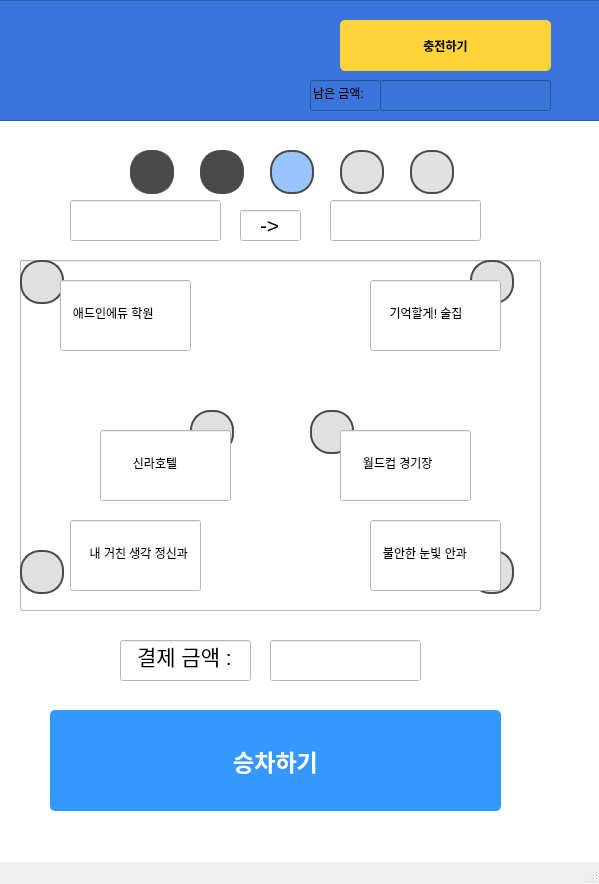
<?xml version="1.0" encoding="UTF-8"?>
<ui version="4.0">
 <class>MainWindow</class>
 <widget class="QMainWindow" name="MainWindow">
  <property name="geometry">
   <rect>
    <x>0</x>
    <y>0</y>
    <width>599</width>
    <height>884</height>
   </rect>
  </property>
  <property name="windowTitle">
   <string>MainWindow</string>
  </property>
  <widget class="QWidget" name="centralwidget">
   <property name="styleSheet">
    <string notr="true">background-color: white;
</string>
   </property>
   <widget class="QWidget" name="verticalLayoutWidget">
    <property name="geometry">
     <rect>
      <x>-10</x>
      <y>0</y>
      <width>621</width>
      <height>121</height>
     </rect>
    </property>
    <layout class="QVBoxLayout" name="verticalLayout">
     <item>
      <widget class="QFrame" name="frame">
       <property name="styleSheet">
        <string notr="true">background-color: #3A75DB
</string>
       </property>
       <property name="frameShape">
        <enum>QFrame::StyledPanel</enum>
       </property>
       <property name="frameShadow">
        <enum>QFrame::Raised</enum>
       </property>
       <widget class="QToolButton" name="ChargeBtn">
        <property name="geometry">
         <rect>
          <x>350</x>
          <y>20</y>
          <width>211</width>
          <height>51</height>
         </rect>
        </property>
        <property name="styleSheet">
         <string notr="true">background-color: #FFD43B;
color: black;
font-weight: bold;
border-radius: 5px;
padding: 5px 10px;
</string>
        </property>
        <property name="text">
         <string>충전하기</string>
        </property>
       </widget>
       <widget class="QLineEdit" name="Logo">
        <property name="geometry">
         <rect>
          <x>30</x>
          <y>20</y>
          <width>81</width>
          <height>71</height>
         </rect>
        </property>
        <property name="styleSheet">
         <string notr="true">QLineEdit {
    background-image: url(/home/lim/dev_ws/addintexi/UserGUI/data/icon/logo.png);
    background-repeat: no-repeat;
    background-position: center;
    background-size: cover; 
    border: none;
    padding: 0px;
}
</string>
        </property>
       </widget>
       <widget class="QLineEdit" name="Textbox">
        <property name="geometry">
         <rect>
          <x>320</x>
          <y>80</y>
          <width>71</width>
          <height>31</height>
         </rect>
        </property>
        <property name="text">
         <string>남은 금액:</string>
        </property>
       </widget>
       <widget class="QLineEdit" name="LeftMoney">
        <property name="geometry">
         <rect>
          <x>390</x>
          <y>80</y>
          <width>171</width>
          <height>31</height>
         </rect>
        </property>
        <property name="readOnly">
         <bool>true</bool>
        </property>
       </widget>
      </widget>
     </item>
    </layout>
   </widget>
   <widget class="QLineEdit" name="Prograss1">
    <property name="geometry">
     <rect>
      <x>130</x>
      <y>150</y>
      <width>44</width>
      <height>44</height>
     </rect>
    </property>
    <property name="styleSheet">
     <string notr="true">QLineEdit {
    background-color: #4A4A4A; /* 배경색 - 회색 */
    color: #000000;           /* 텍스트 색상 - 검정 */
    border: 2px solid #4A4A4A; /* 테두리 - 회색 */
    border-radius: 20px;       /* 반지름을 크기에 맞춰 조정 */
    min-width: 40px;           /* 최소 너비 (원 크기) */
    min-height: 40px;          /* 최소 높이 (원 크기) */
    max-width: 40px;
    max-height: 40px;
    padding: 0px;
    text-align: center;
}</string>
    </property>
   </widget>
   <widget class="QLineEdit" name="Prograss2">
    <property name="geometry">
     <rect>
      <x>200</x>
      <y>150</y>
      <width>44</width>
      <height>44</height>
     </rect>
    </property>
    <property name="styleSheet">
     <string notr="true">QLineEdit {
    background-color: #4A4A4A; /* 배경색 - 회색 */
    color: #000000;           /* 텍스트 색상 - 검정 */
    border: 2px solid #4A4A4A; /* 테두리 - 회색 */
    border-radius: 20px;       /* 반지름을 크기에 맞춰 조정 */
    min-width: 40px;           /* 최소 너비 (원 크기) */
    min-height: 40px;          /* 최소 높이 (원 크기) */
    max-width: 40px;
    max-height: 40px;
    padding: 0px;
    text-align: center;
}</string>
    </property>
   </widget>
   <widget class="QLineEdit" name="Prograss3">
    <property name="geometry">
     <rect>
      <x>270</x>
      <y>150</y>
      <width>44</width>
      <height>44</height>
     </rect>
    </property>
    <property name="styleSheet">
     <string notr="true">QLineEdit {
    background-color: #98C5FC;  /* 파란색 */
    color: #000000;
    border: 2px solid #4A4A4A; /* 테두리 - 회색 */
    border-radius: 20px;       /* 반지름을 크기에 맞춰 조정 */
    min-width: 40px;           /* 최소 너비 (원 크기) */
    min-height: 40px;          /* 최소 높이 (원 크기) */
    max-width: 40px;
    max-height: 40px;
    padding: 0px;
    text-align: center;
}</string>
    </property>
   </widget>
   <widget class="QLineEdit" name="Prograss4">
    <property name="geometry">
     <rect>
      <x>340</x>
      <y>150</y>
      <width>44</width>
      <height>44</height>
     </rect>
    </property>
    <property name="styleSheet">
     <string notr="true">QLineEdit {
    background-color: #E0E0E0; /* 배경색 - 회색 */
    color: #000000;           /* 텍스트 색상 - 검정 */
    border: 2px solid #4A4A4A; /* 테두리 - 회색 */
    border-radius: 20px;       /* 반지름을 크기에 맞춰 조정 */
    min-width: 40px;           /* 최소 너비 (원 크기) */
    min-height: 40px;          /* 최소 높이 (원 크기) */
    max-width: 40px;
    max-height: 40px;
    padding: 0px;
    text-align: center;
}</string>
    </property>
   </widget>
   <widget class="QLineEdit" name="Prograss5">
    <property name="geometry">
     <rect>
      <x>410</x>
      <y>150</y>
      <width>44</width>
      <height>44</height>
     </rect>
    </property>
    <property name="styleSheet">
     <string notr="true">QLineEdit {
    background-color: #E0E0E0; /* 배경색 - 회색 */
    color: #000000;           /* 텍스트 색상 - 검정 */
    border: 2px solid #4A4A4A; /* 테두리 - 회색 */
    border-radius: 20px;       /* 반지름을 크기에 맞춰 조정 */
    min-width: 40px;           /* 최소 너비 (원 크기) */
    min-height: 40px;          /* 최소 높이 (원 크기) */
    max-width: 40px;
    max-height: 40px;
    padding: 0px;
    text-align: center;
}</string>
    </property>
   </widget>
   <widget class="QLineEdit" name="Map">
    <property name="geometry">
     <rect>
      <x>20</x>
      <y>260</y>
      <width>521</width>
      <height>351</height>
     </rect>
    </property>
   </widget>
   <widget class="QLineEdit" name="UpTextbox">
    <property name="geometry">
     <rect>
      <x>240</x>
      <y>210</y>
      <width>61</width>
      <height>31</height>
     </rect>
    </property>
    <property name="font">
     <font>
      <pointsize>16</pointsize>
     </font>
    </property>
    <property name="text">
     <string>-&gt;</string>
    </property>
    <property name="alignment">
     <set>Qt::AlignCenter</set>
    </property>
   </widget>
   <widget class="QLineEdit" name="Pinky">
    <property name="geometry">
     <rect>
      <x>20</x>
      <y>260</y>
      <width>521</width>
      <height>351</height>
     </rect>
    </property>
   </widget>
   <widget class="QLineEdit" name="Icon1">
    <property name="geometry">
     <rect>
      <x>20</x>
      <y>260</y>
      <width>44</width>
      <height>44</height>
     </rect>
    </property>
    <property name="styleSheet">
     <string notr="true">QLineEdit {
    background-color: #E0E0E0; /* 배경색 - 회색 */
    color: #000000;           /* 텍스트 색상 - 검정 */
    border: 2px solid #4A4A4A; /* 테두리 - 회색 */
    border-radius: 20px;       /* 반지름을 크기에 맞춰 조정 */
    min-width: 40px;           /* 최소 너비 (원 크기) */
    min-height: 40px;          /* 최소 높이 (원 크기) */
    max-width: 40px;
    max-height: 40px;
    padding: 0px;
    text-align: center;
}</string>
    </property>
   </widget>
   <widget class="QLineEdit" name="Icon2">
    <property name="geometry">
     <rect>
      <x>470</x>
      <y>260</y>
      <width>44</width>
      <height>44</height>
     </rect>
    </property>
    <property name="styleSheet">
     <string notr="true">QLineEdit {
    background-color: #E0E0E0; /* 배경색 - 회색 */
    color: #000000;           /* 텍스트 색상 - 검정 */
    border: 2px solid #4A4A4A; /* 테두리 - 회색 */
    border-radius: 20px;       /* 반지름을 크기에 맞춰 조정 */
    min-width: 40px;           /* 최소 너비 (원 크기) */
    min-height: 40px;          /* 최소 높이 (원 크기) */
    max-width: 40px;
    max-height: 40px;
    padding: 0px;
    text-align: center;
}</string>
    </property>
   </widget>
   <widget class="QLineEdit" name="Icon4">
    <property name="geometry">
     <rect>
      <x>470</x>
      <y>550</y>
      <width>44</width>
      <height>44</height>
     </rect>
    </property>
    <property name="styleSheet">
     <string notr="true">QLineEdit {
    background-color: #E0E0E0; /* 배경색 - 회색 */
    color: #000000;           /* 텍스트 색상 - 검정 */
    border: 2px solid #4A4A4A; /* 테두리 - 회색 */
    border-radius: 20px;       /* 반지름을 크기에 맞춰 조정 */
    min-width: 40px;           /* 최소 너비 (원 크기) */
    min-height: 40px;          /* 최소 높이 (원 크기) */
    max-width: 40px;
    max-height: 40px;
    padding: 0px;
    text-align: center;
}</string>
    </property>
   </widget>
   <widget class="QLineEdit" name="Icon3">
    <property name="geometry">
     <rect>
      <x>20</x>
      <y>550</y>
      <width>44</width>
      <height>44</height>
     </rect>
    </property>
    <property name="styleSheet">
     <string notr="true">QLineEdit {
    background-color: #E0E0E0; /* 배경색 - 회색 */
    color: #000000;           /* 텍스트 색상 - 검정 */
    border: 2px solid #4A4A4A; /* 테두리 - 회색 */
    border-radius: 20px;       /* 반지름을 크기에 맞춰 조정 */
    min-width: 40px;           /* 최소 너비 (원 크기) */
    min-height: 40px;          /* 최소 높이 (원 크기) */
    max-width: 40px;
    max-height: 40px;
    padding: 0px;
    text-align: center;
}</string>
    </property>
   </widget>
   <widget class="QLineEdit" name="Icon5">
    <property name="geometry">
     <rect>
      <x>190</x>
      <y>410</y>
      <width>44</width>
      <height>44</height>
     </rect>
    </property>
    <property name="styleSheet">
     <string notr="true">QLineEdit {
    background-color: #E0E0E0; /* 배경색 - 회색 */
    color: #000000;           /* 텍스트 색상 - 검정 */
    border: 2px solid #4A4A4A; /* 테두리 - 회색 */
    border-radius: 20px;       /* 반지름을 크기에 맞춰 조정 */
    min-width: 40px;           /* 최소 너비 (원 크기) */
    min-height: 40px;          /* 최소 높이 (원 크기) */
    max-width: 40px;
    max-height: 40px;
    padding: 0px;
    text-align: center;
}</string>
    </property>
   </widget>
   <widget class="QLineEdit" name="Icon6">
    <property name="geometry">
     <rect>
      <x>310</x>
      <y>410</y>
      <width>44</width>
      <height>44</height>
     </rect>
    </property>
    <property name="styleSheet">
     <string notr="true">QLineEdit {
    background-color: #E0E0E0; /* 배경색 - 회색 */
    color: #000000;           /* 텍스트 색상 - 검정 */
    border: 2px solid #4A4A4A; /* 테두리 - 회색 */
    border-radius: 20px;       /* 반지름을 크기에 맞춰 조정 */
    min-width: 40px;           /* 최소 너비 (원 크기) */
    min-height: 40px;          /* 최소 높이 (원 크기) */
    max-width: 40px;
    max-height: 40px;
    padding: 0px;
    text-align: center;
}</string>
    </property>
   </widget>
   <widget class="QLineEdit" name="Info1">
    <property name="geometry">
     <rect>
      <x>60</x>
      <y>280</y>
      <width>131</width>
      <height>71</height>
     </rect>
    </property>
    <property name="text">
     <string>   애드인에듀 학원</string>
    </property>
   </widget>
   <widget class="QLineEdit" name="Info2">
    <property name="geometry">
     <rect>
      <x>370</x>
      <y>280</y>
      <width>131</width>
      <height>71</height>
     </rect>
    </property>
    <property name="text">
     <string>     기억할게! 술집</string>
    </property>
   </widget>
   <widget class="QLineEdit" name="Info5">
    <property name="geometry">
     <rect>
      <x>100</x>
      <y>430</y>
      <width>131</width>
      <height>71</height>
     </rect>
    </property>
    <property name="text">
     <string>         신라호텔</string>
    </property>
   </widget>
   <widget class="QLineEdit" name="Info6">
    <property name="geometry">
     <rect>
      <x>340</x>
      <y>430</y>
      <width>131</width>
      <height>71</height>
     </rect>
    </property>
    <property name="text">
     <string>      월드컵 경기장</string>
    </property>
   </widget>
   <widget class="QLineEdit" name="Info3">
    <property name="geometry">
     <rect>
      <x>70</x>
      <y>520</y>
      <width>131</width>
      <height>71</height>
     </rect>
    </property>
    <property name="text">
     <string>     내 거친 생각 정신과</string>
    </property>
   </widget>
   <widget class="QLineEdit" name="Info4">
    <property name="geometry">
     <rect>
      <x>370</x>
      <y>520</y>
      <width>131</width>
      <height>71</height>
     </rect>
    </property>
    <property name="text">
     <string>   불안한 눈빛 안과</string>
    </property>
   </widget>
   <widget class="QPushButton" name="CheckBtn">
    <property name="geometry">
     <rect>
      <x>50</x>
      <y>710</y>
      <width>451</width>
      <height>101</height>
     </rect>
    </property>
    <property name="font">
     <font>
      <pointsize>17</pointsize>
      <weight>75</weight>
      <bold>true</bold>
     </font>
    </property>
    <property name="styleSheet">
     <string notr="true">background-color: #3399FF;
color: white;
font-weight: bold;
border-radius: 5px;
padding: 5px 10px;</string>
    </property>
    <property name="text">
     <string>승차하기</string>
    </property>
   </widget>
   <widget class="QLineEdit" name="lineEdit">
    <property name="geometry">
     <rect>
      <x>70</x>
      <y>200</y>
      <width>151</width>
      <height>41</height>
     </rect>
    </property>
   </widget>
   <widget class="QLineEdit" name="lineEdit_2">
    <property name="geometry">
     <rect>
      <x>330</x>
      <y>200</y>
      <width>151</width>
      <height>41</height>
     </rect>
    </property>
   </widget>
   <widget class="QLineEdit" name="UpTextbox_2">
    <property name="geometry">
     <rect>
      <x>120</x>
      <y>640</y>
      <width>131</width>
      <height>41</height>
     </rect>
    </property>
    <property name="font">
     <font>
      <pointsize>16</pointsize>
     </font>
    </property>
    <property name="text">
     <string>결제 금액 :</string>
    </property>
    <property name="alignment">
     <set>Qt::AlignCenter</set>
    </property>
   </widget>
   <widget class="QLineEdit" name="lineEdit_3">
    <property name="geometry">
     <rect>
      <x>270</x>
      <y>640</y>
      <width>151</width>
      <height>41</height>
     </rect>
    </property>
    <property name="readOnly">
     <bool>true</bool>
    </property>
   </widget>
  </widget>
  <widget class="QStatusBar" name="statusbar"/>
 </widget>
 <resources/>
 <connections/>
</ui>
